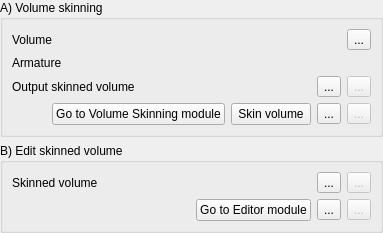
     <widget class="QWidget" name="SkinningPage">
      <property name="accessibleName">
       <string>Skin armature to volume</string>
      </property>
      <property name="accessibleDescription">
       <string>&lt;!DOCTYPE HTML PUBLIC &quot;-//W3C//DTD HTML 4.0//EN&quot; &quot;http://www.w3.org/TR/REC-html40/strict.dtd&quot;&gt;
&lt;html&gt;&lt;head&gt;&lt;meta name=&quot;qrichtext&quot; content=&quot;1&quot; /&gt;&lt;style type=&quot;text/css&quot;&gt;
p, li { white-space: pre-wrap; }
&lt;/style&gt;&lt;/head&gt;&lt;body style=&quot; font-family:'MS Shell Dlg 2'; font-size:8.25pt; font-weight:400; font-style:normal;&quot;&gt;
&lt;p style=&quot; margin-top:12px; margin-bottom:12px; margin-left:0px; margin-right:0px; -qt-block-indent:0; text-indent:0px;&quot;&gt;&lt;span style=&quot; font-size:10pt; font-weight:600;&quot;&gt;Skin the armature to the volume&lt;/span&gt;&lt;/p&gt;
&lt;p style=&quot; margin-top:12px; margin-bottom:12px; margin-left:0px; margin-right:0px; -qt-block-indent:0; text-indent:0px;&quot;&gt;&lt;span style=&quot; font-size:8pt; font-style:italic;&quot;&gt;Volume skinning&lt;/span&gt;&lt;span style=&quot; font-size:8pt;&quot;&gt; assigns a unique bone ID at each input volume voxel.&lt;/span&gt;&lt;/p&gt;
&lt;p style=&quot; margin-top:12px; margin-bottom:12px; margin-left:0px; margin-right:0px; -qt-block-indent:0; text-indent:0px;&quot;&gt;&lt;span style=&quot; font-size:8pt; font-style:italic;&quot;&gt;Edit skinned volume&lt;/span&gt;&lt;span style=&quot; font-size:8pt;&quot;&gt; to manually edit and correct the results from &lt;/span&gt;&lt;span style=&quot; font-size:8pt; font-style:italic;&quot;&gt;Volume skinning.&lt;/span&gt;&lt;/p&gt;&lt;/body&gt;&lt;/html&gt;</string>
      </property>
      <layout class="QFormLayout" name="formLayout_2">
       <property name="fieldGrowthPolicy">
        <enum>QFormLayout::AllNonFixedFieldsGrow</enum>
       </property>
       <property name="margin">
        <number>0</number>
       </property>
       <item row="0" column="0" colspan="2">
        <widget class="ctkCollapsibleGroupBox" name="VolumeSkinningCollapsibleGroupBox">
         <property name="sizePolicy">
          <sizepolicy hsizetype="Preferred" vsizetype="Minimum">
           <horstretch>0</horstretch>
           <verstretch>0</verstretch>
          </sizepolicy>
         </property>
         <property name="title">
          <string>A) Volume skinning</string>
         </property>
         <property name="collapsed">
          <bool>false</bool>
         </property>
         <layout class="QGridLayout" name="gridLayout_8">
          <item row="0" column="0">
           <widget class="QLabel" name="VolumeSkinningVolumeLabel">
            <property name="text">
             <string>Volume</string>
            </property>
            <property name="workflow" stdset="0">
             <stringlist>
              <string>1</string>
              <string>2</string>
             </stringlist>
            </property>
           </widget>
          </item>
          <item row="1" column="0">
           <widget class="QLabel" name="VolumeSkinningArmatureLabel">
            <property name="text">
             <string>Armature</string>
            </property>
            <property name="workflow" stdset="0">
             <stringlist>
              <string>2</string>
             </stringlist>
            </property>
           </widget>
          </item>
          <item row="1" column="1" colspan="3">
           <widget class="qMRMLNodeComboBox" name="VolumeSkinningAmartureNodeComboBox">
            <property name="toolTip">
             <string>Select the armature that will determine the skinning</string>
            </property>
            <property name="nodeTypes">
             <stringlist>
              <string>vtkMRMLModelNode</string>
             </stringlist>
            </property>
            <property name="showHidden">
             <bool>false</bool>
            </property>
            <property name="baseName">
             <string/>
            </property>
            <property name="addEnabled">
             <bool>false</bool>
            </property>
            <property name="workflow" stdset="0">
             <stringlist>
              <string>2</string>
             </stringlist>
            </property>
           </widget>
          </item>
          <item row="2" column="0">
           <widget class="QLabel" name="VolumeSkinningOutputVolumeLabel">
            <property name="text">
             <string>Output skinned volume</string>
            </property>
            <property name="workflow" stdset="0">
             <stringlist>
              <string>1</string>
              <string>2</string>
             </stringlist>
            </property>
           </widget>
          </item>
          <item row="2" column="1">
           <widget class="qMRMLNodeComboBox" name="VolumeSkinningOutputVolumeNodeComboBox">
            <property name="toolTip">
             <string>Select the output skinned volume</string>
            </property>
            <property name="nodeTypes">
             <stringlist>
              <string>vtkMRMLScalarVolumeNode</string>
             </stringlist>
            </property>
            <property name="baseName">
             <string>SkinnedVolume</string>
            </property>
            <property name="noneEnabled">
             <bool>false</bool>
            </property>
            <property name="addEnabled">
             <bool>true</bool>
            </property>
            <property name="renameEnabled">
             <bool>true</bool>
            </property>
            <property name="workflow" stdset="0">
             <stringlist>
              <string>1</string>
              <string>2</string>
             </stringlist>
            </property>
           </widget>
          </item>
          <item row="3" column="0" colspan="4">
           <layout class="QHBoxLayout" name="horizontalLayout_8">
            <item>
             <spacer name="horizontalSpacer_7">
              <property name="orientation">
               <enum>Qt::Horizontal</enum>
              </property>
              <property name="sizeHint" stdset="0">
               <size>
                <width>40</width>
                <height>20</height>
               </size>
              </property>
             </spacer>
            </item>
            <item>
             <widget class="QPushButton" name="VolumeSkinningGoToPushButton">
              <property name="toolTip">
               <string>Open the &quot;Volume Skinning&quot; module</string>
              </property>
              <property name="text">
               <string>Go to Volume Skinning module</string>
              </property>
              <property name="workflow" stdset="0">
               <stringlist>
                <string>2</string>
               </stringlist>
              </property>
             </widget>
            </item>
            <item>
             <widget class="QPushButton" name="VolumeSkinningApplyPushButton">
              <property name="toolTip">
               <string>&lt;!DOCTYPE HTML PUBLIC &quot;-//W3C//DTD HTML 4.0//EN&quot; &quot;http://www.w3.org/TR/REC-html40/strict.dtd&quot;&gt;
&lt;html&gt;&lt;head&gt;&lt;meta name=&quot;qrichtext&quot; content=&quot;1&quot; /&gt;&lt;style type=&quot;text/css&quot;&gt;
p, li { white-space: pre-wrap; }
&lt;/style&gt;&lt;/head&gt;&lt;body style=&quot; font-family:'MS Shell Dlg 2'; font-size:8.25pt; font-weight:400; font-style:normal;&quot;&gt;
&lt;p style=&quot; margin-top:0px; margin-bottom:0px; margin-left:0px; margin-right:0px; -qt-block-indent:0; text-indent:0px;&quot;&gt;&lt;span style=&quot; font-size:8pt;&quot;&gt;Attribute each voxel of the input volume to a bone of the armature&lt;/span&gt;&lt;/p&gt;&lt;/body&gt;&lt;/html&gt;</string>
              </property>
              <property name="text">
               <string>Skin volume</string>
              </property>
              <property name="checkable">
               <bool>true</bool>
              </property>
             </widget>
            </item>
            <item>
             <widget class="QToolButton" name="VolumeSkinningLoadToolButton">
              <property name="text">
               <string>...</string>
              </property>
              <property name="workflow" stdset="0">
               <stringlist>
                <string>0</string>
               </stringlist>
              </property>
             </widget>
            </item>
            <item>
             <widget class="QToolButton" name="VolumeSkinningSaveToolButton">
              <property name="enabled">
               <bool>false</bool>
              </property>
              <property name="text">
               <string>...</string>
              </property>
              <property name="workflow" stdset="0">
               <stringlist>
                <string>0</string>
               </stringlist>
              </property>
             </widget>
            </item>
           </layout>
          </item>
          <item row="0" column="3">
           <widget class="QToolButton" name="VolumeSkinningInputVolumeNodeToolButton">
            <property name="toolTip">
             <string>Load the volume containing the merged bones.</string>
            </property>
            <property name="text">
             <string>...</string>
            </property>
            <property name="workflow" stdset="0">
             <stringlist>
              <string>1</string>
              <string>2</string>
             </stringlist>
            </property>
           </widget>
          </item>
          <item row="2" column="3">
           <widget class="QToolButton" name="VolumeSkinningOutputVolumeNodeToolButton">
            <property name="enabled">
             <bool>false</bool>
            </property>
            <property name="toolTip">
             <string>Save to file the &quot;skinned&quot; volume.</string>
            </property>
            <property name="text">
             <string>...</string>
            </property>
            <property name="workflow" stdset="0">
             <stringlist>
              <string>1</string>
              <string>2</string>
             </stringlist>
            </property>
           </widget>
          </item>
          <item row="2" column="2">
           <widget class="QToolButton" name="VolumeSkinningOutputVolumeNodeLoadToolButton">
            <property name="text">
             <string>...</string>
            </property>
            <property name="workflow" stdset="0">
             <stringlist>
              <string>1</string>
              <string>2</string>
             </stringlist>
            </property>
           </widget>
          </item>
          <item row="0" column="1" colspan="2">
           <widget class="qMRMLNodeComboBox" name="VolumeSkinningInputVolumeNodeComboBox">
            <property name="enabled">
             <bool>false</bool>
            </property>
            <property name="toolTip">
             <string>Select the input volume to apply skinning on</string>
            </property>
            <property name="nodeTypes">
             <stringlist>
              <string>vtkMRMLScalarVolumeNode</string>
             </stringlist>
            </property>
            <property name="showHidden">
             <bool>false</bool>
            </property>
            <property name="addEnabled">
             <bool>false</bool>
            </property>
            <property name="selectNodeUponCreation">
             <bool>true</bool>
            </property>
            <property name="workflow" stdset="0">
             <stringlist>
              <string>1</string>
              <string>2</string>
             </stringlist>
            </property>
           </widget>
          </item>
         </layout>
        </widget>
       </item>
       <item row="1" column="0" colspan="2">
        <widget class="ctkCollapsibleGroupBox" name="EditSkinnedVolumeCollapsibleGroupBox">
         <property name="title">
          <string>B) Edit skinned volume</string>
         </property>
         <property name="checked">
          <bool>false</bool>
         </property>
         <property name="collapsed">
          <bool>true</bool>
         </property>
         <layout class="QGridLayout" name="gridLayout_15">
          <item row="0" column="0">
           <widget class="QLabel" name="EditSkinnedVolumeLabel">
            <property name="text">
             <string>Skinned volume</string>
            </property>
            <property name="workflow" stdset="0">
             <stringlist>
              <string>1</string>
              <string>2</string>
             </stringlist>
            </property>
           </widget>
          </item>
          <item row="1" column="0" colspan="4">
           <layout class="QHBoxLayout" name="horizontalLayout_14">
            <item>
             <spacer name="horizontalSpacer_18">
              <property name="orientation">
               <enum>Qt::Horizontal</enum>
              </property>
              <property name="sizeHint" stdset="0">
               <size>
                <width>40</width>
                <height>20</height>
               </size>
              </property>
             </spacer>
            </item>
            <item>
             <widget class="QPushButton" name="EditSkinnedVolumeGoToEditorPushButton">
              <property name="text">
               <string>Go to Editor module</string>
              </property>
             </widget>
            </item>
            <item>
             <widget class="QToolButton" name="EditSkinnedVolumeLoadToolButton">
              <property name="text">
               <string>...</string>
              </property>
              <property name="workflow" stdset="0">
               <stringlist>
                <string>0</string>
               </stringlist>
              </property>
             </widget>
            </item>
            <item>
             <widget class="QToolButton" name="EditSkinnedVolumeSaveToolButton">
              <property name="enabled">
               <bool>false</bool>
              </property>
              <property name="text">
               <string>...</string>
              </property>
              <property name="workflow" stdset="0">
               <stringlist>
                <string>0</string>
               </stringlist>
              </property>
             </widget>
            </item>
           </layout>
          </item>
          <item row="0" column="1">
           <widget class="qMRMLNodeComboBox" name="EditSkinnedVolumeNodeComboBox">
            <property name="nodeTypes">
             <stringlist>
              <string>vtkMRMLScalarVolumeNode</string>
             </stringlist>
            </property>
            <property name="workflow" stdset="0">
             <stringlist>
              <string>1</string>
              <string>2</string>
             </stringlist>
            </property>
           </widget>
          </item>
          <item row="0" column="2">
           <widget class="QToolButton" name="EditSkinnedVolumeNodeLoadToolButton">
            <property name="toolTip">
             <string>Load the edited &quot;skinned&quot; volume.</string>
            </property>
            <property name="text">
             <string>...</string>
            </property>
            <property name="workflow" stdset="0">
             <stringlist>
              <string>1</string>
              <string>2</string>
             </stringlist>
            </property>
           </widget>
          </item>
          <item row="0" column="3">
           <widget class="QToolButton" name="EditSkinnedVolumeNodeSaveToolButton">
            <property name="enabled">
             <bool>false</bool>
            </property>
            <property name="text">
             <string>...</string>
            </property>
            <property name="workflow" stdset="0">
             <stringlist>
              <string>1</string>
              <string>2</string>
             </stringlist>
            </property>
           </widget>
          </item>
         </layout>
        </widget>
       </item>
      </layout>
     </widget>
